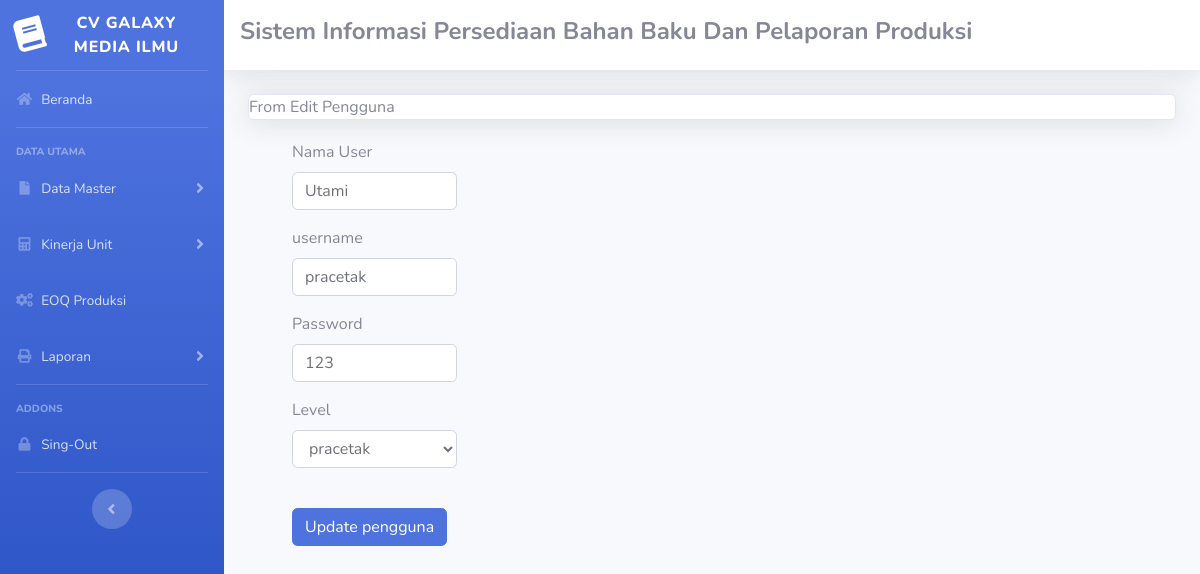
The page /s_admin.php?url=edit_pengguna&id_pengguna=1 on the database its author committed.
### tables this page shows
CREATE TABLE `pengguna` (
  `id_pengguna` int NOT NULL,
  `nama_user` varchar(20) NOT NULL,
  `username` varchar(20) NOT NULL,
  `password` varchar(20) NOT NULL,
  `level` varchar(20) NOT NULL
);

### edit_pengguna.php (the view, shortened to what this page needs)
<!DOCTYPE html>
<html lang="en">
<head>
  <link href="vendor/fontawesome-free/css/all.min.css" rel="stylesheet" type="text/css">
  <link href="css/sb-admin-2.min.css" rel="stylesheet">
</head>
<body id="bg-gradient-primary">
		<div class="card shadow">
			From  Edit Pengguna
		</div>
		<div class="card-body">
		 <?php
		  require 'koneksi.php';
		  $sql=$conn->query("select * from pengguna where id_pengguna='$_GET[id_pengguna]'");
          $data = $sql->fetch_assoc();
            ?>
		  <form action="update_pengguna.php" method="post" class="form-herizontal">
		  <div class="form-group col-sm-8">
			 <div class="form-group col-sm-4">
			  <label> Nama User</label>
				<input type="text" name="nama_user" class="form-control" value="<?php echo $data['nama_user'];?>">
				</div>
			 <div class="form-group col-sm-4">
			  <label> username </label>
				<input type="text" name="username" class="form-control" value="<?php echo $data['username'];?>">
				</div>
			 <div class="form-group col-sm-4">
			  <label> Password </label>
				<input type="text" name="password" class="form-control" value="<?php echo $data['password'];?>">
                </div>
				<div class="form-group col-sm-4">
				<label>Level</label>
				<select name="level" class="form-control">
                <option><?php echo $data['level'];?></option>
				</select>
				</div>
				<br>
			 <div class="form-group col-sm-4">
			 <input type="submit" class="btn btn-primary" value="Update pengguna">
			 </div>
			 </form>
			 </div>
			 </div>
</body>
</html>

### rows shown on the page
pengguna: nama_user "Utami", username "pracetak", password "123", level "pracetak"
